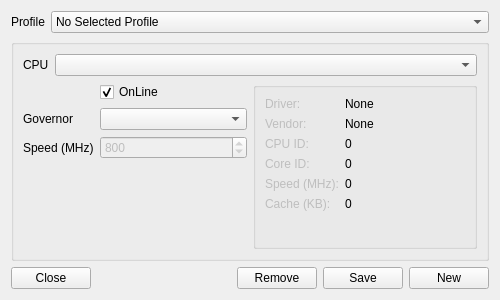
<?xml version="1.0" encoding="UTF-8"?>
<ui version="4.0">
 <class>window</class>
 <widget class="QWidget" name="window">
  <property name="geometry">
   <rect>
    <x>0</x>
    <y>0</y>
    <width>500</width>
    <height>300</height>
   </rect>
  </property>
  <property name="minimumSize">
   <size>
    <width>500</width>
    <height>300</height>
   </size>
  </property>
  <property name="maximumSize">
   <size>
    <width>500</width>
    <height>300</height>
   </size>
  </property>
  <property name="windowTitle">
   <string>CPUFace</string>
  </property>
  <property name="windowIcon">
   <iconset theme="cpu">
    <normaloff>.</normaloff>.</iconset>
  </property>
  <layout class="QVBoxLayout" name="verticalLayout">
   <item>
    <layout class="QHBoxLayout" name="horizontalLayout">
     <item>
      <widget class="QLabel" name="label">
       <property name="sizePolicy">
        <sizepolicy hsizetype="Preferred" vsizetype="Minimum">
         <horstretch>0</horstretch>
         <verstretch>0</verstretch>
        </sizepolicy>
       </property>
       <property name="text">
        <string>Profile</string>
       </property>
      </widget>
     </item>
     <item>
      <widget class="QComboBox" name="sel_profile">
       <property name="sizePolicy">
        <sizepolicy hsizetype="Expanding" vsizetype="Fixed">
         <horstretch>0</horstretch>
         <verstretch>0</verstretch>
        </sizepolicy>
       </property>
       <item>
        <property name="text">
         <string>No Selected Profile</string>
        </property>
       </item>
      </widget>
     </item>
    </layout>
   </item>
   <item>
    <widget class="QGroupBox" name="groupBox">
     <property name="sizePolicy">
      <sizepolicy hsizetype="Preferred" vsizetype="Expanding">
       <horstretch>0</horstretch>
       <verstretch>0</verstretch>
      </sizepolicy>
     </property>
     <property name="title">
      <string/>
     </property>
     <layout class="QVBoxLayout" name="verticalLayout_3">
      <item>
       <layout class="QHBoxLayout" name="horizontalLayout_3">
        <item>
         <widget class="QLabel" name="label_2">
          <property name="text">
           <string>CPU</string>
          </property>
         </widget>
        </item>
        <item>
         <widget class="QComboBox" name="sel_cpu">
          <property name="sizePolicy">
           <sizepolicy hsizetype="Expanding" vsizetype="Fixed">
            <horstretch>0</horstretch>
            <verstretch>0</verstretch>
           </sizepolicy>
          </property>
         </widget>
        </item>
       </layout>
      </item>
      <item>
       <layout class="QHBoxLayout" name="horizontalLayout_5">
        <item>
         <layout class="QFormLayout" name="formLayout_2">
          <item row="1" column="0">
           <widget class="QLabel" name="label_3">
            <property name="text">
             <string>Governor</string>
            </property>
           </widget>
          </item>
          <item row="1" column="1">
           <widget class="QComboBox" name="sel_governor">
            <property name="sizePolicy">
             <sizepolicy hsizetype="Expanding" vsizetype="Fixed">
              <horstretch>0</horstretch>
              <verstretch>0</verstretch>
             </sizepolicy>
            </property>
           </widget>
          </item>
          <item row="2" column="0">
           <widget class="QLabel" name="label_4">
            <property name="text">
             <string>Speed (MHz)</string>
            </property>
           </widget>
          </item>
          <item row="2" column="1">
           <widget class="QSpinBox" name="val_speed">
            <property name="enabled">
             <bool>false</bool>
            </property>
            <property name="sizePolicy">
             <sizepolicy hsizetype="Expanding" vsizetype="Fixed">
              <horstretch>0</horstretch>
              <verstretch>0</verstretch>
             </sizepolicy>
            </property>
            <property name="minimum">
             <number>100</number>
            </property>
            <property name="maximum">
             <number>10000</number>
            </property>
            <property name="singleStep">
             <number>5</number>
            </property>
            <property name="value">
             <number>800</number>
            </property>
           </widget>
          </item>
          <item row="0" column="1">
           <widget class="QCheckBox" name="check_online">
            <property name="text">
             <string>OnLine</string>
            </property>
            <property name="checked">
             <bool>true</bool>
            </property>
           </widget>
          </item>
         </layout>
        </item>
        <item>
         <widget class="QGroupBox" name="groupBox_2">
          <property name="title">
           <string/>
          </property>
          <layout class="QVBoxLayout" name="verticalLayout_2">
           <item>
            <layout class="QFormLayout" name="formLayout_3">
             <item row="0" column="0">
              <widget class="QLabel" name="label_14">
               <property name="enabled">
                <bool>false</bool>
               </property>
               <property name="text">
                <string>Driver:</string>
               </property>
              </widget>
             </item>
             <item row="0" column="1">
              <widget class="QLabel" name="lab_driver">
               <property name="enabled">
                <bool>true</bool>
               </property>
               <property name="text">
                <string>None</string>
               </property>
              </widget>
             </item>
             <item row="1" column="0">
              <widget class="QLabel" name="label_13">
               <property name="enabled">
                <bool>false</bool>
               </property>
               <property name="text">
                <string>Vendor:</string>
               </property>
              </widget>
             </item>
             <item row="1" column="1">
              <widget class="QLabel" name="lab_vendor">
               <property name="enabled">
                <bool>true</bool>
               </property>
               <property name="sizePolicy">
                <sizepolicy hsizetype="Expanding" vsizetype="Preferred">
                 <horstretch>0</horstretch>
                 <verstretch>0</verstretch>
                </sizepolicy>
               </property>
               <property name="text">
                <string>None</string>
               </property>
              </widget>
             </item>
             <item row="2" column="0">
              <widget class="QLabel" name="label_7">
               <property name="enabled">
                <bool>false</bool>
               </property>
               <property name="text">
                <string>CPU ID:</string>
               </property>
              </widget>
             </item>
             <item row="2" column="1">
              <widget class="QLabel" name="lab_cpu_id">
               <property name="enabled">
                <bool>true</bool>
               </property>
               <property name="sizePolicy">
                <sizepolicy hsizetype="Expanding" vsizetype="Fixed">
                 <horstretch>0</horstretch>
                 <verstretch>0</verstretch>
                </sizepolicy>
               </property>
               <property name="text">
                <string>0</string>
               </property>
              </widget>
             </item>
             <item row="3" column="0">
              <widget class="QLabel" name="label_8">
               <property name="enabled">
                <bool>false</bool>
               </property>
               <property name="text">
                <string>Core ID:</string>
               </property>
              </widget>
             </item>
             <item row="3" column="1">
              <widget class="QLabel" name="lab_core_id">
               <property name="enabled">
                <bool>true</bool>
               </property>
               <property name="sizePolicy">
                <sizepolicy hsizetype="Expanding" vsizetype="Preferred">
                 <horstretch>0</horstretch>
                 <verstretch>0</verstretch>
                </sizepolicy>
               </property>
               <property name="text">
                <string>0</string>
               </property>
              </widget>
             </item>
             <item row="4" column="0">
              <widget class="QLabel" name="label_5">
               <property name="enabled">
                <bool>false</bool>
               </property>
               <property name="text">
                <string>Speed (MHz):</string>
               </property>
              </widget>
             </item>
             <item row="4" column="1">
              <widget class="QLabel" name="lab_speed">
               <property name="enabled">
                <bool>true</bool>
               </property>
               <property name="sizePolicy">
                <sizepolicy hsizetype="Expanding" vsizetype="Preferred">
                 <horstretch>0</horstretch>
                 <verstretch>0</verstretch>
                </sizepolicy>
               </property>
               <property name="text">
                <string>0</string>
               </property>
              </widget>
             </item>
             <item row="5" column="0">
              <widget class="QLabel" name="label_6">
               <property name="enabled">
                <bool>false</bool>
               </property>
               <property name="text">
                <string>Cache (KB):</string>
               </property>
              </widget>
             </item>
             <item row="5" column="1">
              <widget class="QLabel" name="lab_cache">
               <property name="enabled">
                <bool>true</bool>
               </property>
               <property name="sizePolicy">
                <sizepolicy hsizetype="Expanding" vsizetype="Preferred">
                 <horstretch>0</horstretch>
                 <verstretch>0</verstretch>
                </sizepolicy>
               </property>
               <property name="text">
                <string>0</string>
               </property>
              </widget>
             </item>
            </layout>
           </item>
          </layout>
         </widget>
        </item>
       </layout>
      </item>
     </layout>
    </widget>
   </item>
   <item>
    <layout class="QHBoxLayout" name="horizontalLayout_2">
     <item>
      <widget class="QPushButton" name="btn_close">
       <property name="text">
        <string>Close</string>
       </property>
       <property name="icon">
        <iconset theme="window-close">
         <normaloff>.</normaloff>.</iconset>
       </property>
      </widget>
     </item>
     <item>
      <spacer name="horizontalSpacer">
       <property name="orientation">
        <enum>Qt::Horizontal</enum>
       </property>
       <property name="sizeHint" stdset="0">
        <size>
         <width>40</width>
         <height>20</height>
        </size>
       </property>
      </spacer>
     </item>
     <item>
      <widget class="QPushButton" name="btn_remove">
       <property name="text">
        <string>Remove</string>
       </property>
       <property name="icon">
        <iconset theme="edit-delete">
         <normaloff>.</normaloff>.</iconset>
       </property>
      </widget>
     </item>
     <item>
      <widget class="QPushButton" name="btn_save">
       <property name="text">
        <string>Save</string>
       </property>
       <property name="icon">
        <iconset theme="document-save">
         <normaloff>.</normaloff>.</iconset>
       </property>
      </widget>
     </item>
     <item>
      <widget class="QPushButton" name="btn_new">
       <property name="text">
        <string>New</string>
       </property>
       <property name="icon">
        <iconset theme="document-new">
         <normaloff>.</normaloff>.</iconset>
       </property>
      </widget>
     </item>
    </layout>
   </item>
  </layout>
 </widget>
 <resources/>
 <connections>
  <connection>
   <sender>btn_close</sender>
   <signal>clicked()</signal>
   <receiver>window</receiver>
   <slot>close()</slot>
   <hints>
    <hint type="sourcelabel">
     <x>48</x>
     <y>303</y>
    </hint>
    <hint type="destinationlabel">
     <x>251</x>
     <y>163</y>
    </hint>
   </hints>
  </connection>
 </connections>
</ui>
